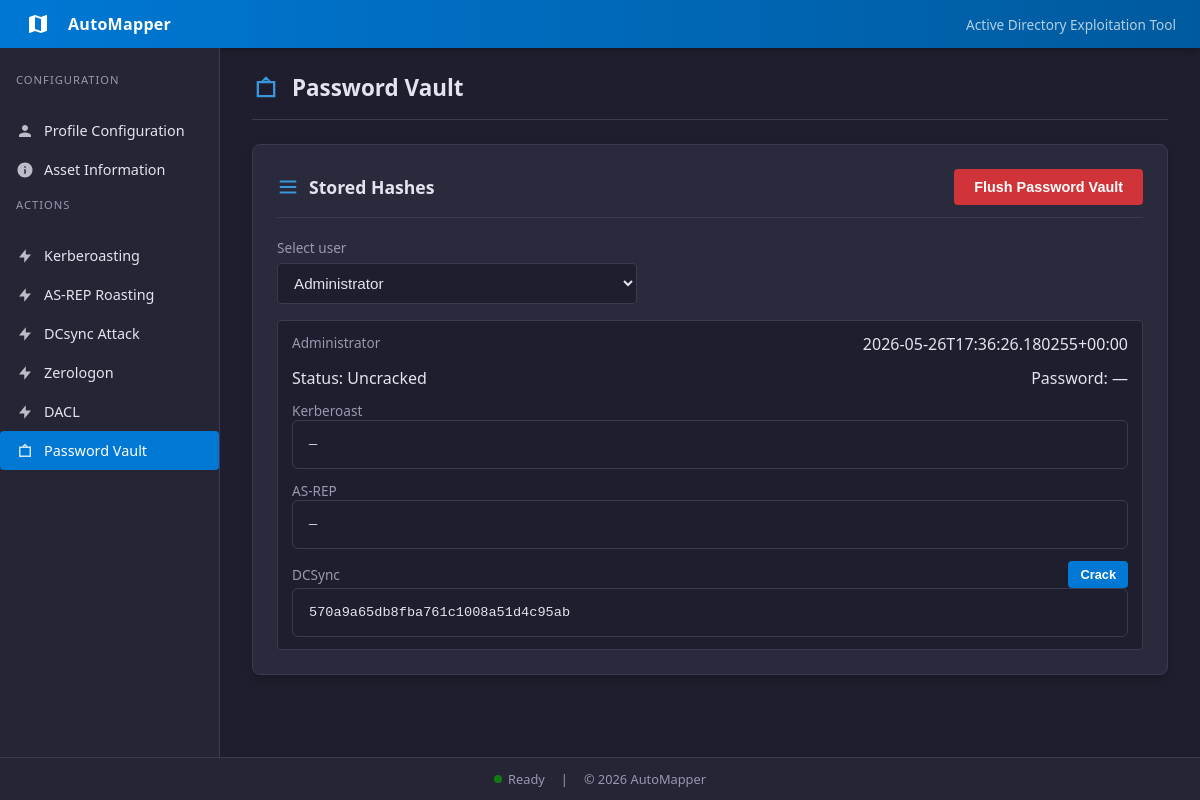
Page /vault on the earlier database version.
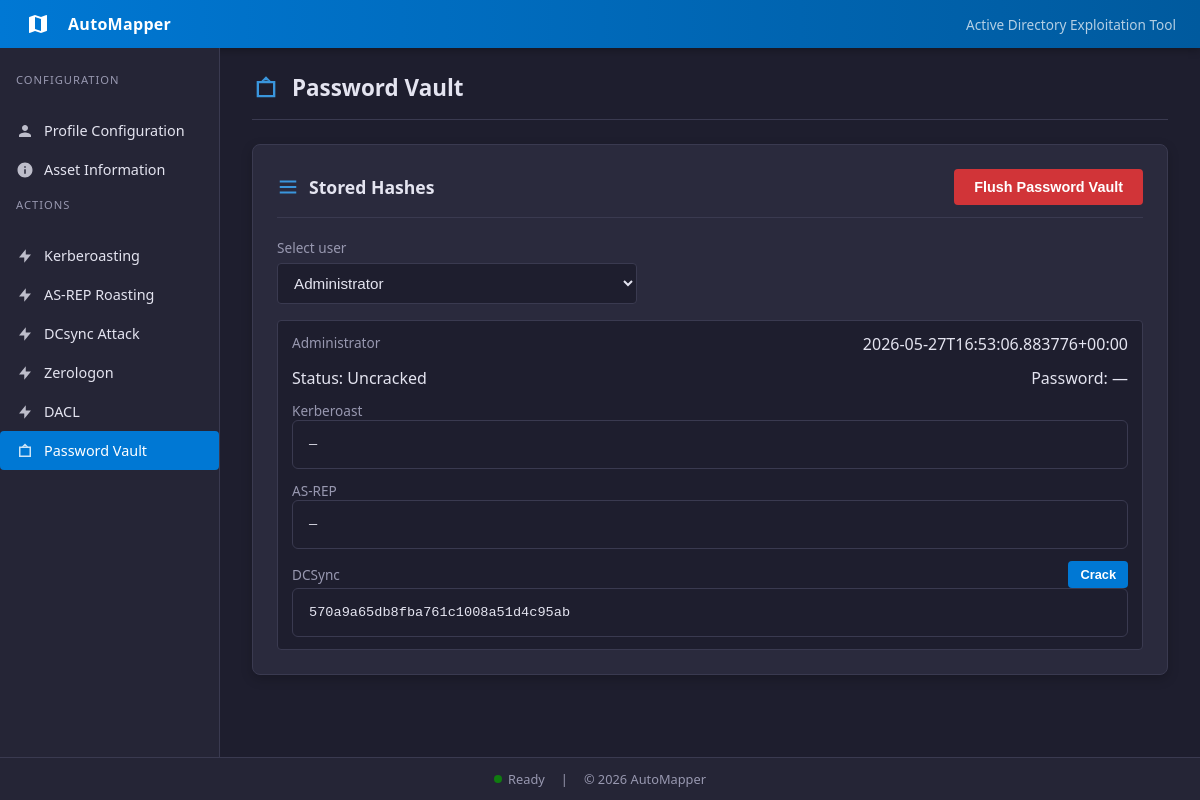
Same page on the later database version.
### tables this page shows
CREATE TABLE users (
    username text,
    description text,
    groups text,
    ntlmHash text,
    kerberosHash text,
    asrepHash text,
    password text,
    lastSet timestamp
, pwdLastSet text, machineAccountQuota text);

### app/routes/main.py (the view, shortened to what this page needs)
@main_bp.route("/vault", methods=["GET", "POST"])
def vault():
    users = fetch_vault_users()
    selected_username = request.args.get("username")
    if not selected_username and users:
        selected_username = users[0]["username"]
    status_message = None
    error = None
    cracked_lines = []
    selected_user = next(
        (user for user in users if user["username"] == selected_username),
        None,
    )
    return render_template(
        "vault.html",
        users=users,
        selected_user=selected_user,
        selected_username=selected_username,
        status_message=status_message,
        error=error,
        cracked_lines=cracked_lines,
    )

### app/db/database.py (called while the page is built)
def get_db():
    conn = sqlite3.connect(DB_PATH)
    conn.row_factory = sqlite3.Row
    return conn

def _normalize_username(value):
    if not value:
        return value
    return value.split("\\", 1)[-1]

### app/templates/vault.html (shortened to what this page needs)
{% extends 'base.html' %}
{% block content %}
<div class="page-header">
  <svg viewBox="0 0 24 24"><path d="M12 2l4 4h4v14H4V6h4l4-4zm0 3.41L9.41 6h5.18L12 5.41zM6 8v10h12V8H6z"/></svg>
  <h1 class="page-title">Password Vault</h1>
</div>
<section class="card wide">
  <div class="card-header">
    <svg viewBox="0 0 24 24"><path d="M3 5h18v2H3V5zm0 6h18v2H3v-2zm0 6h18v2H3v-2z"/></svg>
    <h1>Stored Hashes</h1>
    <form method="POST" style="margin-left: auto;">
      <button class="btn danger" name="action" value="flush" type="submit">
        Flush Password Vault
      </button>
    </form>
  </div>
  {% if users %}
  <form method="GET" class="form" style="margin-bottom: 16px;">
    <div class="field" style="max-width: 360px;">
      <label for="vault-user-select">Select user</label>
      <select id="vault-user-select" name="username" class="input" onchange="this.form.submit()">
        {% for user in users %}
        <option value="{{ user.username }}" {% if selected_username == user.username %}selected{% endif %}>
          {{ user.username }}
        </option>
        {% endfor %}
      </select>
    </div>
  </form>
  {% if selected_user %}
  <div class="output">
    <div class="output-row" style="align-items: flex-start; flex-direction: column; gap: 0.75rem;">
      <div style="display: flex; justify-content: space-between; width: 100%; gap: 1rem; flex-wrap: wrap;">
        <span class="label">{{ selected_user.username }}</span>
        <span class="value">{{ selected_user.timestamp or '—' }}</span>
      </div>
      <div style="display: flex; justify-content: space-between; width: 100%; gap: 1rem; flex-wrap: wrap;">
        <span class="value">Status: {{ selected_user.status }}</span>
        <span class="value">Password: {{ selected_user.password or '—' }}</span>
      </div>
      <div style="display: grid; gap: 0.75rem; width: 100%;">
        <div>
          <div style="display: flex; align-items: center; justify-content: space-between; gap: 0.75rem;">
            <span class="label">Kerberoast</span>
          </div>
          <pre class="result-box" style="width: 100%; margin: 0; white-space: pre-wrap; word-break: break-all;">{{ selected_user.kerberos_hash or '—' }}</pre>
        </div>
        <div>
          <div style="display: flex; align-items: center; justify-content: space-between; gap: 0.75rem;">
            <span class="label">AS-REP</span>
          </div>
          <pre class="result-box" style="width: 100%; margin: 0; white-space: pre-wrap; word-break: break-all;">{{ selected_user.asrep_hash or '—' }}</pre>
        </div>
        <div>
          <div style="display: flex; align-items: center; justify-content: space-between; gap: 0.75rem;">
            <span class="label">DCSync</span>
            {% if selected_user.ntlm_hash %}
            <form method="POST" style="margin: 0;">
              <button class="btn small" name="action" value="crack">Crack</button>
            </form>
            {% endif %}
          </div>
          <pre class="result-box" style="width: 100%; margin: 0; white-space: pre-wrap; word-break: break-all;">{{ selected_user.ntlm_hash or '—' }}</pre>
        </div>
      </div>
    </div>
  </div>
  {% endif %}
  {% else %}
  <div class="notice">No hashes stored yet. Run kerberoasting, AS-REP roasting, or DCSync to populate the vault.</div>
  {% endif %}
</section>
{% endblock %}

### app/templates/base.html (shortened to what this page needs)
<!DOCTYPE html>
<html lang="en">
  <head>
    <link
      rel="stylesheet"
      href="{{ url_for('static', filename='css/style.css') }}"
    />
  </head>
  <body>
    <div class="app-shell">
      <header class="app-header">
        <div class="header-icon">
          <svg viewBox="0 0 24 24"><path d="M20.5 3l-.16.03L15 5.1 9 3 3.36 4.9c-.21.07-.36.25-.36.48V20.5c0 .28.22.5.5.5l.16-.03L9 18.9l6 2.1 5.64-1.9c.21-.07.36-.25.36-.48V3.5c0-.28-.22-.5-.5-.5zM15 19l-6-2.11V5l6 2.11V19z"/></svg>
        </div>
        <div class="brand">AutoMapper</div>
        <div class="tagline">Active Directory Exploitation Tool</div>
      </header>
      <div class="app-body">
        <aside class="sidebar">
          <div class="nav-section">
            <div class="nav-section-title">Configuration</div>
          </div>
          <a
            href="{{ url_for('main.index') }}"
            class="nav-item {% if request.endpoint == 'main.index' %}active{% endif %}"
          >
            <svg viewBox="0 0 24 24"><path d="M12 12c2.21 0 4-1.79 4-4s-1.79-4-4-4-4 1.79-4 4 1.79 4 4 4zm0 2c-2.67 0-8 1.34-8 4v2h16v-2c0-2.66-5.33-4-8-4z"/></svg>
            Profile Configuration
          </a>
          <a
            href="{{ url_for('main.user_info') }}"
            class="nav-item {% if request.endpoint == 'main.user_info' %}active{% endif %}"
          >
            <svg viewBox="0 0 24 24"><path d="M12 2C6.48 2 2 6.48 2 12s4.48 10 10 10 10-4.48 10-10S17.52 2 12 2zm1 15h-2v-6h2v6zm0-8h-2V7h2v2z"/></svg>
            Asset Information
          </a>
          <div class="nav-section">
            <div class="nav-section-title">Actions</div>
          </div>
          <a
            href="{{ url_for('main.kerberoast') }}"
            class="nav-item {% if request.endpoint == 'main.exploitation' %}active{% endif %}"
          >
            <svg viewBox="0 0 24 24"><path d="M13 10V3L4 14h7v7l9-11h-7z"/></svg>
            Kerberoasting
          </a>
          <a
            href="{{ url_for('main.asreproast') }}"
            class="nav-item {% if request.endpoint == 'main.asreproast' %}active{% endif %}"
          >
            <svg viewBox="0 0 24 24"><path d="M13 10V3L4 14h7v7l9-11h-7z"/></svg>
            AS-REP Roasting
          </a>
          <a
            href="{{ url_for('main.dcsync') }}"
            class="nav-item {% if request.endpoint == 'main.dcsync' %}active{% endif %}"
          >
            <svg viewBox="0 0 24 24"><path d="M13 10V3L4 14h7v7l9-11h-7z"/></svg>
            DCsync Attack
          </a>
          <a
            href="{{ url_for('main.zerologon') }}"
            class="nav-item {% if request.endpoint == 'main.zerologon' %}active{% endif %}"
          >
            <svg viewBox="0 0 24 24"><path d="M13 10V3L4 14h7v7l9-11h-7z"/></svg>
            Zerologon
          </a>
          <a
            href="{{ url_for('main.writable') }}"
            class="nav-item {% if request.endpoint == 'main.writable' %}active{% endif %}"
          >
            <svg viewBox="0 0 24 24"><path d="M13 10V3L4 14h7v7l9-11h-7z"/></svg>
            DACL
          </a>
          <a
            href="{{ url_for('main.vault') }}"
            class="nav-item {% if request.endpoint == 'main.vault' %}active{% endif %}"
          >
            <svg viewBox="0 0 24 24"><path d="M12 2l4 4h4v14H4V6h4l4-4zm0 3.41L9.41 6h5.18L12 5.41zM6 8v10h12V8H6z"/></svg>
            Password Vault
          </a>
        </aside>
        <main class="app-main">
          {% block content %}{% endblock %}
        </main>
      </div>
      <footer class="app-footer">
        <div class="status-bar">
          <div class="status-item">
            <span class="status-dot"></span>
            <span>Ready</span>
          </div>
          <span>|</span>
          <span>© 2026 AutoMapper</span>
        </div>
      </footer>
    </div>
  </body>
</html>

### app/static/css/style.css (style rules this page uses)
:root { --bg: #1e1e2e; --sidebar: #252536; --card: #2a2a3d; --text: #e4e4f0; --muted: #9898b0; --accent: #0078d4; --accent-dark: #005a9e; --accent-light: #3a96dd; --success: #107c10; --warning: #ff8c00; --border: #3a3a50; --header-bg: linear-gradient(90deg, #0078d4, #005a9e); }
* { box-sizing: border-box; margin: 0; padding: 0; }
body { font-family: "Segoe UI", system-ui, -apple-system, sans-serif; background: var(--bg); color: var(--text); min-height: 100vh; display: flex; flex-direction: column; }
.app-shell { display: flex; flex-direction: column; min-height: 100vh; }
.app-header { background: var(--header-bg); padding: 0 24px; height: 48px; display: flex; align-items: center; gap: 16px; box-shadow: 0 2px 8px rgba(0, 0, 0, 0.3); }
.header-icon { width: 28px; height: 28px; display: flex; align-items: center; justify-content: center; }
.header-icon svg { width: 24px; height: 24px; fill: white; }
.brand { font-size: 1rem; font-weight: 600; color: white; letter-spacing: 0.3px; }
.tagline { color: rgba(255, 255, 255, 0.7); font-size: 0.85rem; margin-left: auto; }
.app-body { display: flex; flex: 1; }
.sidebar { width: 220px; background: var(--sidebar); border-right: 1px solid var(--border); padding: 16px 0; display: flex; flex-direction: column; }
.nav-section { padding: 8px 16px; margin-bottom: 8px; }
.nav-section-title { font-size: 0.7rem; text-transform: uppercase; letter-spacing: 1px; color: var(--muted); margin-bottom: 8px; }
.nav-item { display: flex; align-items: center; gap: 10px; padding: 10px 16px; color: var(--text); text-decoration: none; border-radius: 4px; font-size: 0.9rem; transition: background 0.15s ease; }
.nav-item.active { background: var(--accent); color: white; }
.nav-item svg { width: 18px; height: 18px; fill: currentColor; opacity: 0.8; }
.app-main { flex: 1; padding: 24px 32px; overflow-y: auto; }
.page-header { display: flex; align-items: center; gap: 12px; margin-bottom: 24px; padding-bottom: 16px; border-bottom: 1px solid var(--border); }
.page-header svg { width: 28px; height: 28px; fill: var(--accent-light); }
.page-title { font-size: 1.4rem; font-weight: 600; }
.card { background: var(--card); border: 1px solid var(--border); border-radius: 8px; padding: 24px; max-width: 600px; box-shadow: 0 4px 12px rgba(0, 0, 0, 0.2); }
.card.wide { max-width: none; width: 100%; }
.card-header { display: flex; align-items: center; gap: 10px; margin-bottom: 20px; padding-bottom: 12px; border-bottom: 1px solid var(--border); }
.card-header svg { width: 22px; height: 22px; fill: var(--accent-light); }
.card h1 { font-size: 1.1rem; font-weight: 600; }
.form .field { display: flex; flex-direction: column; gap: 6px; margin-bottom: 14px; }
.form .field label { font-size: 0.85rem; color: var(--muted); }
.input { background: var(--bg); border: 1px solid var(--border); border-radius: 4px; padding: 10px 12px; color: var(--text); font-size: 0.95rem; transition: border 0.15s ease, box-shadow 0.15s ease; }
.input::placeholder { color: var(--muted); opacity: 0.6; }
.btn { background: var(--accent); color: white; border: none; border-radius: 4px; padding: 10px 20px; cursor: pointer; font-weight: 600; font-size: 0.9rem; text-decoration: none; display: inline-flex; align-items: center; gap: 8px; transition: background 0.15s ease; }
.btn.danger { background: #d13438; }
.btn.small { padding: 6px 12px; font-size: 0.8rem; }
.output { display: flex; flex-direction: column; gap: 10px; margin-top: 16px; }
.output-row { display: flex; justify-content: space-between; align-items: center; background: var(--bg); border: 1px solid var(--border); border-radius: 4px; padding: 12px 14px; }
.output-row .label { color: var(--muted); font-size: 0.85rem; }
.output-row .value { color: var(--text); font-weight: 500; }
.result-box { background: var(--bg); border: 1px solid var(--border); border-radius: 6px; padding: 16px; font-size: 0.85rem; color: var(--text); white-space: pre-wrap; word-break: break-all; }
.app-footer { background: var(--sidebar); border-top: 1px solid var(--border); padding: 12px 24px; text-align: center; color: var(--muted); font-size: 0.8rem; }
.status-bar { display: flex; align-items: center; gap: 16px; justify-content: center; }
.status-item { display: flex; align-items: center; gap: 6px; }
.status-dot { width: 8px; height: 8px; border-radius: 50%; background: var(--success); }

Differences in the rows shown:
changed users "Administrator": lastSet "2026-05-26T17:36:26.180255+00:00" → "2026-05-27T16:53:06.883776+00:00"
